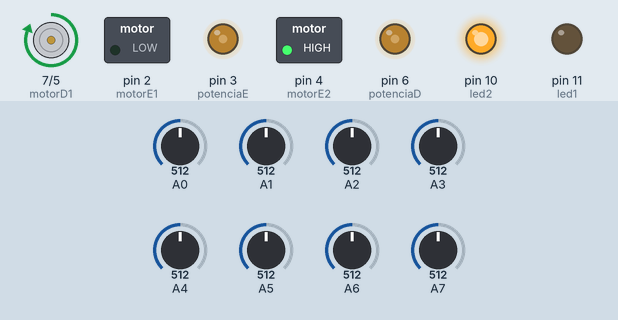
Bench run of a sketch on a simulated Arduino Nano, built with avr-gcc and run on an emulated ATmega328P. Parts: motor-driver pin pairs drawn as motors (green arrow = first pin HIGH = forward, orange = second pin HIGH = backward, longer = more drive), switched loads named in the sketch (green lamp = pin HIGH), output pins drawn as LEDs (lit = HIGH). Inputs (shaded band) come from the test bench; at power-on: A0 = 512, A2 = 512, A1 = 512, A3 = 512, A4 = 512, A5 = 512, A6 = 512, A7 = 512.

Above: at 7.0 s.
7.1 s: A0 set to 691
8.6 s: A0 set to 720
At 10.0 s:
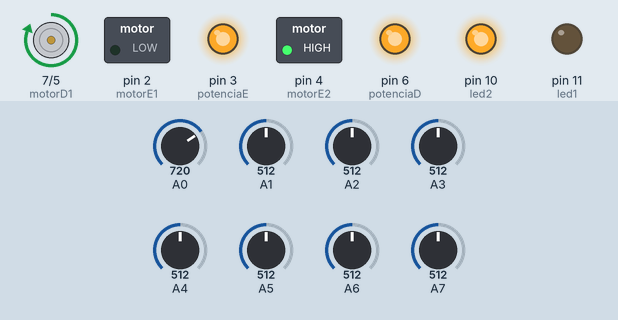
10.8 s: A2 set to 539
12.3 s: A2 set to 558
At 13.0 s:
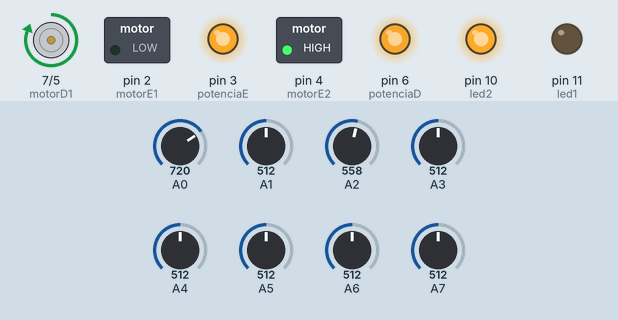
15.3 s: A1 set to 761
18.3 s: A1 set to 783
At 18.66 s:
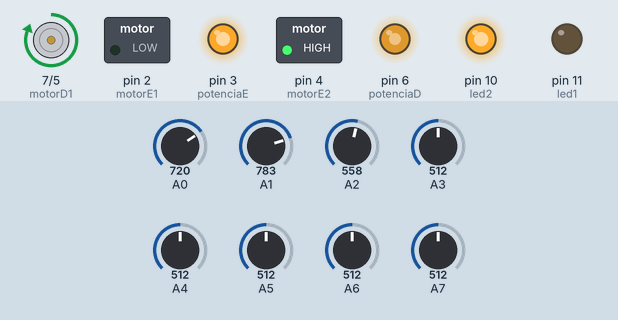
Timing chart, 0 to 22.3 s (numbered marks = the images above; inputs shaded):
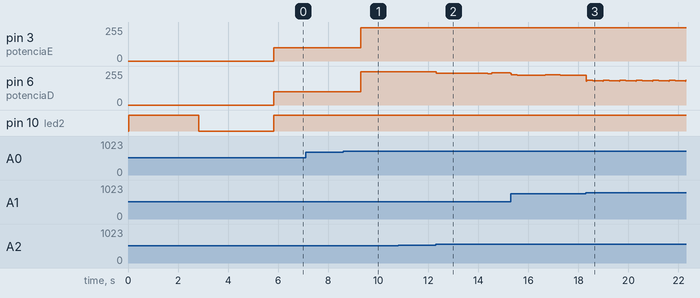

The sketch:

code.ino
```cpp
#include "QTRSensors.h"

#define VALID_THRESHOLD         200
#define NUM_SENSORS             8
#define NUM_SAMPLES_PER_SENSOR  4
#define EMITTER_PIN             9

int counter = 0;
int potenciaE = 3;
int potenciaD = 6;
int motorE1 = 2;
int motorE2 = 4;
int motorD1 = 7;
int motorD2 = 5;
int flagStart = 1;

int led1 = 11;
int led2 = 10;

int data[NUM_SENSORS],
    last_proportional,
    integral,
    power_difference,
    proportional,
    derivative;

unsigned int sensorValues[NUM_SENSORS];

long expectedTime = 19500;
int initTime = 0;
int currentTime = 0;

const int weight1 = 1;
const int weight2 = 2;
const int weight3 = 3;
const int weight4 = 4;

// VARIÁVEIS DE VELOCIDADE
int max = 100;
int maxInverse = 50;
int errorBound = 5;
const int maxVel = 250;

QTRSensorsAnalog qtra((unsigned char[]) {
  A0, A1, A2, A3, A4, A5, A6, A7
}, NUM_SENSORS, NUM_SAMPLES_PER_SENSOR, EMITTER_PIN);

double Output;

void setup() {

  pinMode(motorE1, OUTPUT);
  pinMode(motorE2, OUTPUT);
  pinMode(motorD1, OUTPUT);
  pinMode(motorD2, OUTPUT);
  pinMode(potenciaE, OUTPUT);
  pinMode(potenciaD, OUTPUT);
  pinMode(led1, OUTPUT);
  pinMode(led2, OUTPUT);

  digitalWrite(motorD1, HIGH);
  digitalWrite(motorD2, LOW);
  digitalWrite(motorE1, LOW);
  digitalWrite(motorE2, HIGH);

  qtra.emittersOn();
  qtra.calibrate();

  led(true);
  for(counter = 0; counter < 80; counter++) {
    qtra.calibrate();
    delay(10);
  }
  led(false);

  delay(3000);

  //Serial.begin(9600);

}

void led(int status){
  if(status == 1){
    digitalWrite(led1, LOW);
    digitalWrite(led2, HIGH);
  }else{
    digitalWrite(led1, LOW);
    digitalWrite(led2, LOW);
  }
}

void loop() {

  qtra.read(sensorValues, QTR_EMITTERS_OFF);

  data[0] = 900 - sensorValues[0];
  data[1] = 900 - sensorValues[1];
  data[2] = 900 - sensorValues[2];
  data[3] = 900 - sensorValues[3];
  data[4] = 900 - sensorValues[4];
  data[5] = 900 - sensorValues[5];
  data[6] = 900 - sensorValues[6];
  data[7] = 900 - sensorValues[7];

  /*for(int i = 0; i < 8; i++) {
    Serial.print(data[i]);
    Serial.print(" - ");
  }
  Serial.println("");*/

  if(processValues(data) == 1) {

    Output = calcError(data);

    if(max < maxVel) max++;

    // PID
    proportional = map(-Output, -max, max, 1000, 6000) - 3500;
    derivative = proportional - last_proportional;
    integral += proportional;

    last_proportional = proportional;
    power_difference = proportional / 7 + integral / 10000 + derivative * 3;
  }

  if(Output <= 8 && Output >= -8){
    setPower(max, max);
  }else{
    if(power_difference > max) power_difference = max;
    else if(power_difference < -max) power_difference = -max;

    if(flagStart == 1){
      if(power_difference < 0) set_motors(max + power_difference, max, Output);
      else set_motors(max, max - power_difference, Output);
    }else{
      setPower(0, 0);
    }
  }

  if(initTime == 0) {
    initTime = millis();
    currentTime = 1;
    led(true);
  }

  if(currentTime != 0){
    currentTime = (millis() - initTime);
    if(currentTime == 0){
      currentTime = 1;
    }
    if(expectedTime <= currentTime){
      setPower(0, 0);
      flagStart = 0;
      led(false);
    }
  }

};

void set_motors(int left_speed, int right_speed, int error){

  if(right_speed > 0) {
    digitalWrite(motorD1, HIGH);
    digitalWrite(motorD2, LOW);
  } else {
    right_speed = 0;
    if(error < -errorBound) right_speed = maxInverse;
    digitalWrite(motorD1, LOW);
    digitalWrite(motorD2, HIGH);
  }

  if(left_speed > 0) {
    digitalWrite(motorE1, LOW);
    digitalWrite(motorE2, HIGH);
  } else {
    left_speed = 0;
    if(error > errorBound) left_speed = maxInverse;
    digitalWrite(motorE1, HIGH);
    digitalWrite(motorE2, LOW);
  }

  setPower(right_speed, left_speed);

}

void setPower(int right_speed, int left_speed) {
  analogWrite(potenciaD, right_speed);
  analogWrite(potenciaE, left_speed);
}

double calcError(int sensors[NUM_SENSORS]) {

  int sensorSize = 7;

  float leftHandAux[4] = {
    -sensors[0] * weight4,
    -sensors[1] * weight3,
    -sensors[2] * weight2,
    -sensors[3] * weight1
  };

  float rightHandAux[4] = {
    sensors[7] * weight4,
    sensors[6] * weight3,
    sensors[5] * weight2,
    sensors[4] * weight1
  };

  float leftIntersection[7] = {
    leftHandAux[3],
    (leftHandAux[3] + leftHandAux[2]) / 2,
    leftHandAux[2],
    (leftHandAux[2] + leftHandAux[1]) / 2,
    leftHandAux[1],
    (leftHandAux[1] + leftHandAux[0]) / 2,
    leftHandAux[0]
  };

  float rightIntersection[7] = {
    rightHandAux[3],
    (rightHandAux[3] + rightHandAux[3]) / 2,
    rightHandAux[2],
    (rightHandAux[2] + rightHandAux[1]) / 2,
    rightHandAux[1],
    (rightHandAux[1] + rightHandAux[0]) / 2,
    rightHandAux[0]
  };

  int lessLeftIdx = 0,
      lessRightIdx = 0,
      lessLeftAux = -9999,
      lessRightAux = 9999;
  float leftLessSum = 0,
        leftMajorSum = 0,
        rightLessSum = 0,
        rightMajorSum = 0;

  for (int i = 0; i < sensorSize; i++) {
    if (leftIntersection[i] > lessLeftAux) {
      lessLeftAux = leftIntersection[i];
      lessLeftIdx = i;
    }
  }

  for (int i = 0; i <= lessLeftIdx; i++) leftLessSum += leftIntersection[i];
  for (int i = lessLeftIdx; i < sensorSize; i++) leftMajorSum += leftIntersection[i];

  for (int i = 0; i < sensorSize; i++) {
    if (rightIntersection[i] < lessRightAux) {
      lessRightAux = rightIntersection[i];
      lessRightIdx = i;
    }
  }

  for (int i = 0; i <= lessRightIdx; i++) rightLessSum += rightIntersection[i];
  for (int i = lessRightIdx; i < sensorSize; i++) rightMajorSum += rightIntersection[i];

  float calcLeftSomatory = leftLessSum - leftMajorSum;
  float calcRightSomatory = rightLessSum - rightMajorSum;

  return ((calcLeftSomatory + calcRightSomatory) * 100) / 14849.5;
};

int processValues(int s[8]) {

  if(s[0] < VALID_THRESHOLD || s[1] < VALID_THRESHOLD || s[2] < VALID_THRESHOLD || s[3] < VALID_THRESHOLD ||
     s[4] < VALID_THRESHOLD || s[5] < VALID_THRESHOLD || s[6] < VALID_THRESHOLD || s[7] < VALID_THRESHOLD) {
    if((s[7] < VALID_THRESHOLD || s[6] < VALID_THRESHOLD) && (s[0] < VALID_THRESHOLD || s[1] < VALID_THRESHOLD)) {
      return 0;
    }
    return 1;
  } else {
    return 0;
  }
}
```

Measured:
- the behaviour switches between 701 and 702 on A0 (found by bisection; images 0 and 1)
- the behaviour switches between 771 and 772 on A1 (found by bisection; images 2 and 3)
- after the input at 7.1 s, every drawn part: stays the same
- after the input at 8.6 s, pin 3 (potenciaE), pin 6 (potenciaD): 100/255 → 250/255 after 0.70 s
- after the input at 10.8 s, every drawn part: stays the same
- after the input at 12.3 s, pin 6 (potenciaD): 250/255 → 239/255 at once, → 238/255 0.88 s later, → 237/255 0.59 s later, → 236/255 0.59 s later, … (7 changes in this stretch)
